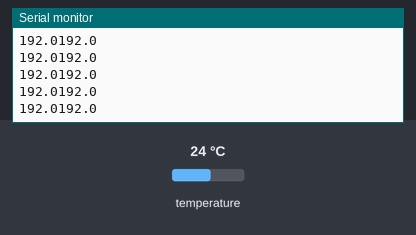
Simulated run of this sketch. Board: Arduino Uno, built with avr-gcc and run on an emulated ATmega328P. Parts: the last lines printed to the serial monitor. The inputs (shaded band) are chosen by the test bench; at power-on: temperature 24 °C.

Above: at 1.8 s.
1.9 s: temperature set to 12 °C
At 2.5 s:
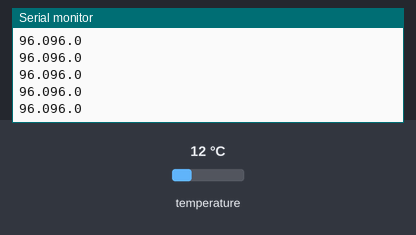
5.9 s: temperature set to 19 °C
At 7.0 s:
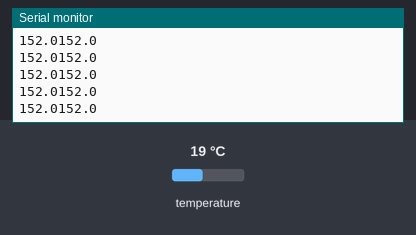
Timing chart, 0 to 8.9 s (numbered marks = the images above; inputs shaded):
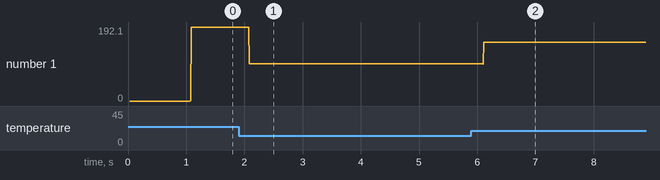

Measured:
- after the input at 1.9 s, the serial monitor: prints a new line after 0.17 s (image 1)
- after the input at 5.9 s, the serial monitor: prints a new line after 0.20 s (image 2)
- plotted number 1: 192.02 → 96.1 after the input at 1.9 s, 96.1 → 152.02 after the input at 5.9 s

The sketch:

TwoTermo01.ino
```cpp
#include <OneWire.h>

int oneWirePin = 2;

OneWire ds(oneWirePin);

byte ds_addr0[] = {
  0x28, 0xFF, 0xBC, 0x03, 0x42, 0x04, 0x00, 0xEB };  // адрес датчика DS18B20 28 FF BC 03 42 04 00 EB
byte ds_addr1[] = {
  0x28, 0xFF, 0x39, 0x6A, 0x56, 0x14, 0x03, 0x2B };  // адрес датчика DS18B20 28 FF 39 6A 56 14 03 2B

int temp_0 [2]; //arrays to store temeratures
int temp_1 [2];

void read_temp(byte addr[8], int number); //reads temerature on given address and saves it to the array (temp_0 or temp_1)
void send_for_temp(byte addr[8]); //asks for temerature on given address

long previousMillis = 0;        // will store last time DS was updated
long interval = 1000;           // interval at which to read temp (milliseconds)

void setup() {
 Serial.begin (9600); //for debug

ds.search(ds_addr0); //find addresses of 2 devices we have
ds.search(ds_addr1);

send_for_temp(ds_addr0); //ask firs and second for temperature
send_for_temp(ds_addr1);
/* this is more elegant: have to try it
 ds.reset();
 ds.skip();                       // tell all sensors on bus
 ds.write(0x44,0);            // to convert temperature

*/
}

void loop() {
//do your cool stuff here


  if (millis() - previousMillis > interval) {
    previousMillis = millis();
//reading data from old requests:
read_temp(ds_addr0, 0);
read_temp(ds_addr1, 1);

//sending new requests:
send_for_temp(ds_addr0);
send_for_temp(ds_addr1);
  }
//print data from arrays - if it's not updated - will print old
Serial.print(temp_0[0]);
Serial.print(".");
Serial.print(temp_0[1]);
Serial.println(" ");
Serial.print(temp_1[0]);
Serial.print(".");
Serial.print(temp_1[1]);
}

void send_for_temp(byte addr[8]){
 ds.reset();
 ds.select(addr);
 ds.write(0x44,1);         // start conversion, with parasite power on at the end
}

void read_temp(byte addr[8], int number){
 byte i;
 byte data[12];

 ds.reset();
 ds.select(addr);
 ds.write(0xBE);         // Read Scratchpad

 for (i = 0; i < 9; i++) {           // we need 9 bytes
   data[i] = ds.read();
 }

int HighByte, LowByte, TReading, SignBit, Tc_100, Whole, Fract;

 LowByte = data[0];
 HighByte = data[1];
 TReading = (HighByte << 8) + LowByte;
 SignBit = TReading & 0x8000;  // test most sig bit
 if (SignBit) // negative
 {
   TReading = (TReading ^ 0xffff) + 1; // 2's comp
 }
 Tc_100 = 50 * TReading; // multiply by 100 * 0.5
 Whole = Tc_100 / 100;  // separate off the whole and fractional portions
 Fract = Tc_100 % 100;

 //code we acrually need:

 switch (number){
 case 0:
 temp_0[0] = Whole;
 temp_0[1] = Fract;
 break;
 case 1:
 temp_1[0] = Whole;
 temp_1[1] = Fract;
 break;
 default: break;
 }
}
```
